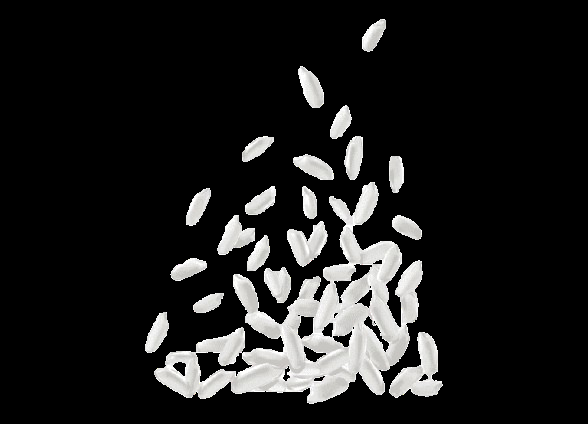
#> input picture python/jobsheet8/img/beras.png, 588 x 424 px, found by its file name
$ python 8.11transTopHat.py
#> lines starting #> are read from the running program, lines starting #| are printed output that depends on the picture
import cv2
import numpy as np

path_gambar = r"python\jobsheet8\img\beras.png"
citra = cv2.imread(path_gambar, 0)
#> citra: shape (424, 588); min 0, max 255, mean 29.9

kernel = cv2.getStructuringElement(cv2.MORPH_RECT, (9, 9))

tophat = cv2.morphologyEx(citra, cv2.MORPH_TOPHAT, kernel)
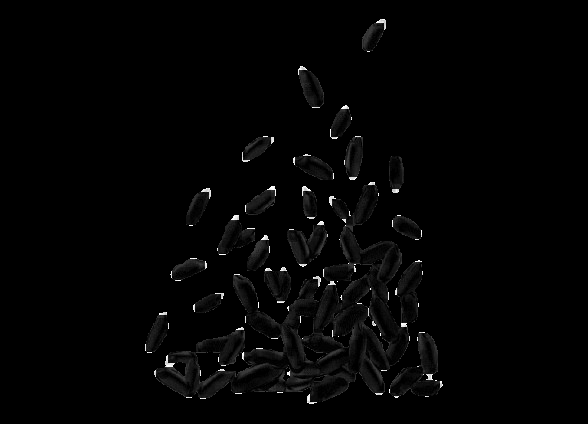
#> tophat: shape (424, 588); min 0, max 255, mean 3.6
pembukaan = cv2.morphologyEx(citra, cv2.MORPH_OPEN, kernel)
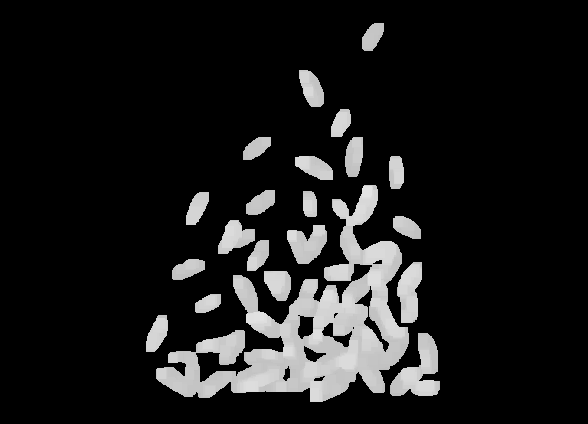
#> pembukaan: shape (424, 588); min 0, max 227, mean 26.4

hasil = np.hstack((citra, pembukaan, tophat))
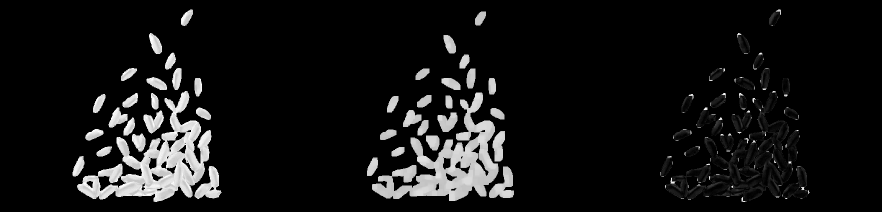
#> hasil: shape (424, 1764) (shown at 1/2 size); min 0, max 255, mean 19.9

cv2.imshow('Hasil', hasil)
cv2.waitKey(0)
cv2.destroyAllWindows()

$ run again, with python/jobsheet8/img/daun.png copied over python/jobsheet8/img/beras.png
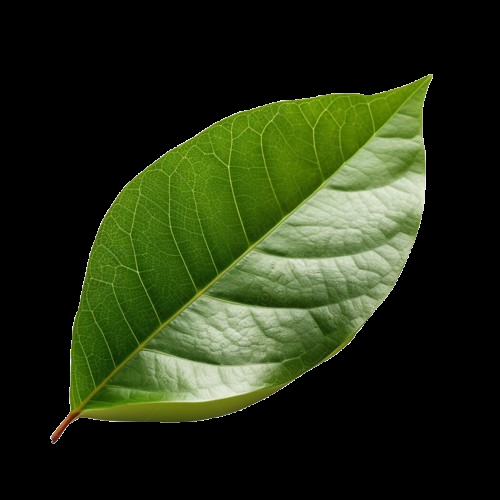
#> input picture python/jobsheet8/img/daun.png, 500 x 500 px, found by its file name
#> `tophat = cv2.morphologyEx(citra, cv2.MORPH_TOPHAT, kernel)`:
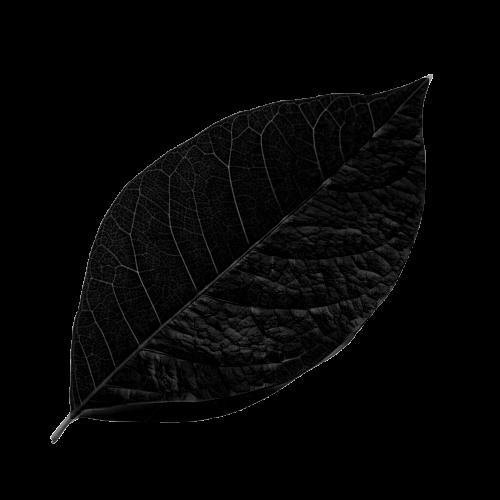
#> tophat: shape (500, 500); min 0, max 255, mean 5
#> `hasil = np.hstack((citra, pembukaan, tophat))`:
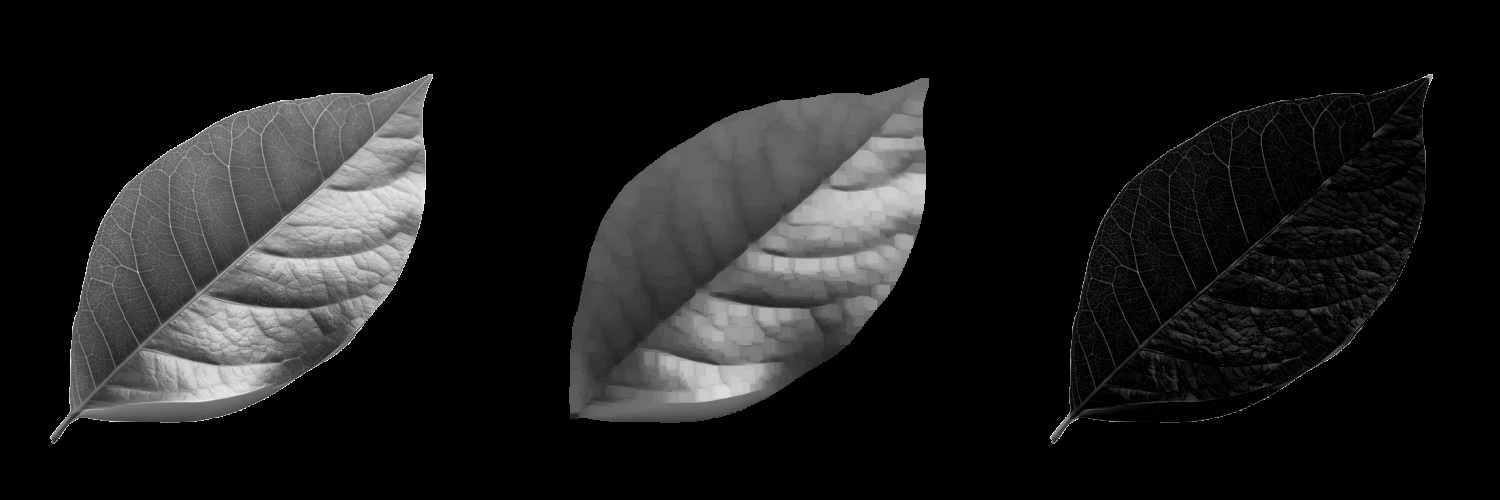
#> hasil: shape (500, 1500); min 0, max 255, mean 28
